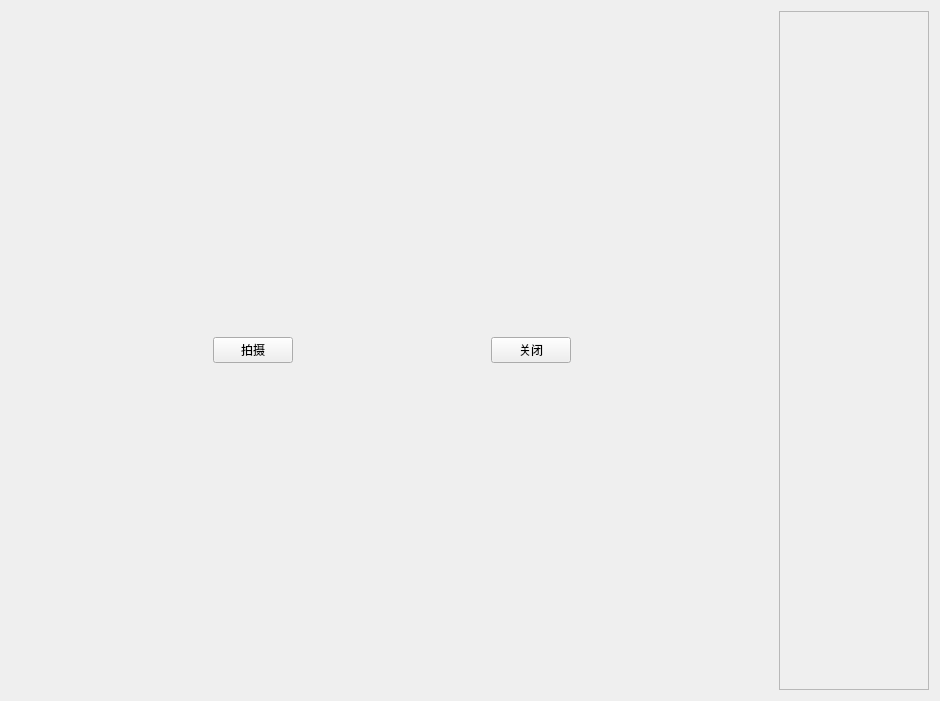
<?xml version="1.0" encoding="UTF-8"?>
<ui version="4.0">
 <class>PCBComponentsDetect</class>
 <widget class="QWidget" name="PCBComponentsDetect">
  <property name="geometry">
   <rect>
    <x>0</x>
    <y>0</y>
    <width>940</width>
    <height>701</height>
   </rect>
  </property>
  <property name="windowTitle">
   <string>Form</string>
  </property>
  <layout class="QHBoxLayout" name="horizontalLayout">
   <item>
    <widget class="QWidget" name="widget" native="true">
     <property name="sizePolicy">
      <sizepolicy hsizetype="Preferred" vsizetype="Expanding">
       <horstretch>0</horstretch>
       <verstretch>0</verstretch>
      </sizepolicy>
     </property>
     <layout class="QGridLayout" name="gridLayout">
      <item row="1" column="3">
       <widget class="QPushButton" name="pbcancle">
        <property name="text">
         <string>关闭</string>
        </property>
       </widget>
      </item>
      <item row="1" column="0">
       <spacer name="horizontalSpacer">
        <property name="orientation">
         <enum>Qt::Orientation::Horizontal</enum>
        </property>
        <property name="sizeHint" stdset="0">
         <size>
          <width>40</width>
          <height>20</height>
         </size>
        </property>
       </spacer>
      </item>
      <item row="1" column="2">
       <spacer name="horizontalSpacer_2">
        <property name="orientation">
         <enum>Qt::Orientation::Horizontal</enum>
        </property>
        <property name="sizeHint" stdset="0">
         <size>
          <width>40</width>
          <height>20</height>
         </size>
        </property>
       </spacer>
      </item>
      <item row="1" column="1">
       <widget class="QPushButton" name="pbsave">
        <property name="text">
         <string>拍摄</string>
        </property>
       </widget>
      </item>
      <item row="1" column="4">
       <spacer name="horizontalSpacer_3">
        <property name="orientation">
         <enum>Qt::Orientation::Horizontal</enum>
        </property>
        <property name="sizeHint" stdset="0">
         <size>
          <width>40</width>
          <height>20</height>
         </size>
        </property>
       </spacer>
      </item>
      <item row="0" column="0" colspan="5">
       <layout class="QHBoxLayout" name="horizontalLayout_image"/>
      </item>
     </layout>
    </widget>
   </item>
   <item>
    <widget class="QScrollArea" name="scrollArea">
     <property name="sizePolicy">
      <sizepolicy hsizetype="Fixed" vsizetype="Expanding">
       <horstretch>0</horstretch>
       <verstretch>0</verstretch>
      </sizepolicy>
     </property>
     <property name="minimumSize">
      <size>
       <width>150</width>
       <height>0</height>
      </size>
     </property>
     <property name="widgetResizable">
      <bool>true</bool>
     </property>
     <widget class="QWidget" name="scrollAreaWidgetContents">
      <property name="geometry">
       <rect>
        <x>0</x>
        <y>0</y>
        <width>148</width>
        <height>681</height>
       </rect>
      </property>
      <layout class="QVBoxLayout" name="verticalLayout_2">
       <item>
        <layout class="QVBoxLayout" name="verticalLayout_label"/>
       </item>
      </layout>
     </widget>
    </widget>
   </item>
  </layout>
 </widget>
 <resources/>
 <connections/>
</ui>
